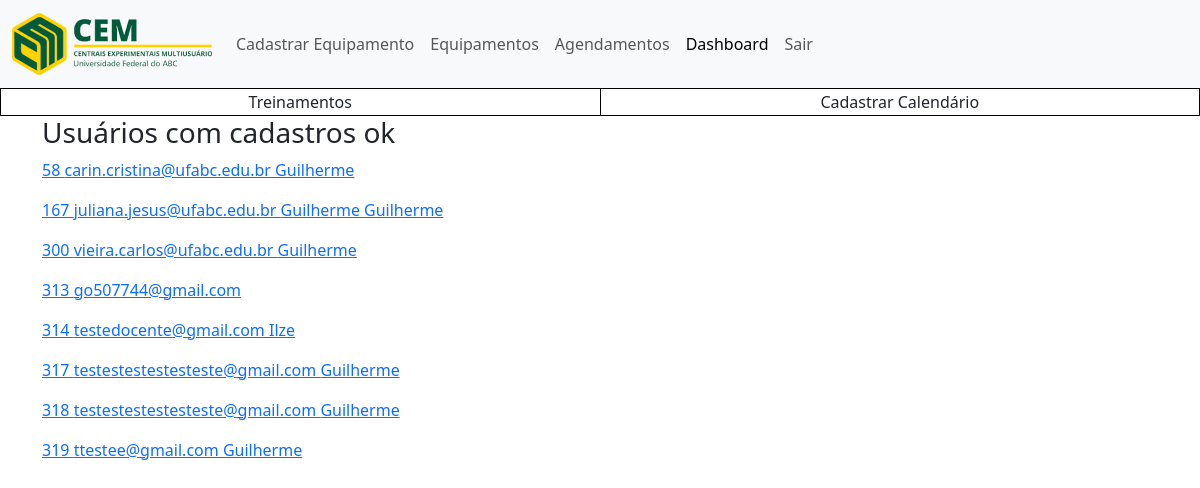
Before: /administracao/dashboard/ (signed in) with the older database file.
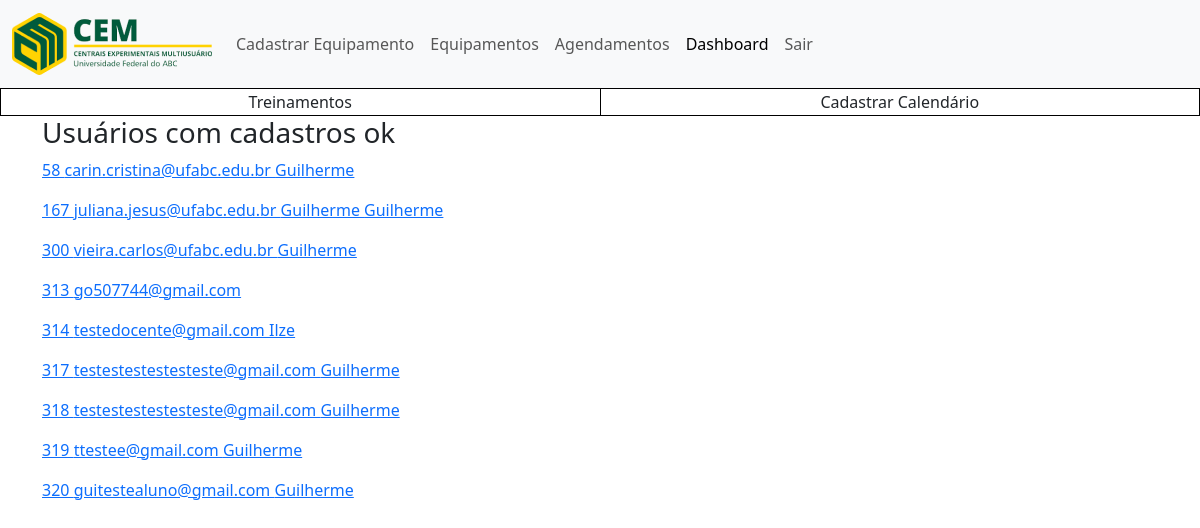
After: the same page with the newer database file.
### core/models.py (models this page shows, shortened)
class Login(models.Model):
    id_login = models.AutoField(primary_key=True)
    email_inst = models.EmailField(max_length=255)
    senha = models.CharField(max_length=255)
    perfil = models.CharField(max_length=30, default='perfil')
    data_cadastro = models.DateTimeField(blank=True, null=True, default=datetime.datetime.now)
    data_ultimo_login = models.DateTimeField(blank=True, null=True, default=datetime.datetime(2023, 1, 1, 0, 0))
    password_change_required = models.BooleanField(default=True)

class AlunoPosIC(models.Model):
    id_aluno_pos_ic = models.AutoField(primary_key=True)
    primeiro_nome = models.CharField(max_length=255)
    segundo_nome = models.CharField(max_length=255)
    celular = models.CharField(max_length=17)
    matricula_ufabc = models.CharField(max_length=30)
    ramal_lab = models.CharField(max_length=30)
    nome_orientador = models.CharField(max_length=255)
    perfil = models.CharField(max_length=30)
    data_pos = models.DateField()
    centro = models.CharField(max_length=30)
    bolsa = models.CharField(max_length=30)
    plano_trabalho = models.TextField()
    declaracao_ciencia_orientador = models.CharField(max_length=3)
    id_form_termo = models.ForeignKey(FormTermo, on_delete=models.CASCADE, null=False)
    id_login = models.ForeignKey(Login, on_delete=models.CASCADE, null=False, default=0)
    id_docente = models.ForeignKey(Docente, on_delete=models.CASCADE, blank=True, null=True)

class Docente(models.Model):
    id_docente = models.AutoField(primary_key=True)
    primeiro_nome = models.CharField(max_length=255)
    segundo_nome = models.CharField(max_length=255)
    celular = models.CharField(max_length=17)
    matricula_siape = models.CharField(max_length=30)
    ramal_lab = models.CharField(max_length=30)
    centro = models.CharField(max_length=30)
    possui_projeto = models.CharField(max_length=3)
    info_projeto = models.TextField(max_length=255)
    lista_publi = models.TextField(max_length=255)
    id_form_termo = models.ForeignKey(FormTermo, on_delete=models.CASCADE, null=False)
    id_login = models.ForeignKey(Login, on_delete=models.CASCADE, null=False, default=0)

### administracao/views.py (the view)
# urls.py: path('dashboard/', dashboard, name='dashboard'),
def dashboard(request):
    if 'chave' in request.session:
        user_authenticated = True
    else:
        user_authenticated = False
        return HttpResponse('Você precisa estar logado para acessa a página')
    logins = Login.objects.filter(
        password_change_required=False,
        perfil='aluno ou pos doc'
    ) | Login.objects.filter(
        password_change_required=False,
        perfil='docente'
    )
    alunos = AlunoPosIC.objects.all()
    docentes = Docente.objects.all()
    context = {'user_authenticated': user_authenticated,
                'logins': logins,
                'alunos': alunos,
                'docentes': docentes}
    return render(request, 'dashboard.html', context)

### administracao/templates/dashboard.html
{% extends 'administracao/base.html' %}
{% load static %}
{% block conteudo %}
<div class="container">
    <section class="users-cadastrados">
        <h3>Usuários com cadastros ok</h3>
        {% for login in logins %}
            <p>
                <a href="{% url 'visualizar_info_user' id_login=login.id_login %}">
                    {{login.id_login}}
                    {{ login.email_inst }}
                    {% if login.perfil == 'docente' %}
                        {% for docente in docentes %}
                            {% if docente.id_login.email_inst == login.email_inst %}
                                {{ docente.primeiro_nome }}
                            {% endif %}
                        {% endfor %}
                    {% elif login.perfil == 'aluno ou pos doc' %}
                        {% for aluno in alunos %}
                            {% if aluno.id_login.email_inst == login.email_inst %}
                                {{ aluno.primeiro_nome }}
                            {% endif %}
                        {% endfor %}
                    {% endif %}
                </a>
            </p>
        {% endfor %}
    </section>
</div>
{% endblock %}

Changed rows visible on the page:
added Login: id_login "320", email_inst "guitestealuno@gmail.com"
added AlunoPosIC: primeiro_nome "Guilherme", shown under "320"
